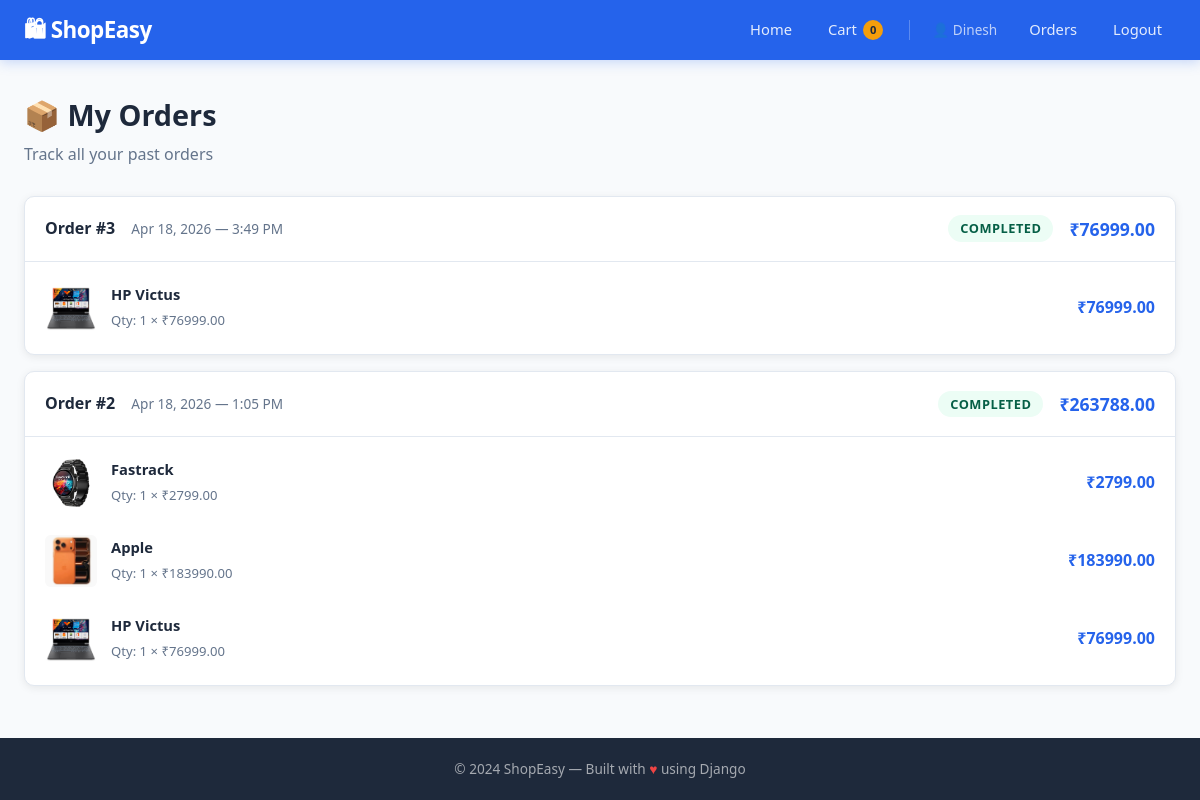
Screenshot of /orders/ (signed in) with the database file from the repository.
### store/models.py (models this page shows, shortened)
class Order(models.Model):
    STATUS_CHOICES = [
        ('pending', 'Pending'),
        ('completed', 'Completed'),
        ('cancelled', 'Cancelled'),
    ]
    user = models.ForeignKey(User, on_delete=models.CASCADE)
    created_at = models.DateTimeField(auto_now_add=True)
    status = models.CharField(max_length=20, choices=STATUS_CHOICES, default='pending')
    total_price = models.DecimalField(max_digits=10, decimal_places=2, default=0)

class OrderItem(models.Model):
    order = models.ForeignKey(Order, related_name='items', on_delete=models.CASCADE)
    product = models.ForeignKey(Product, on_delete=models.CASCADE)
    quantity = models.IntegerField(default=1)
    price = models.DecimalField(max_digits=10, decimal_places=2)
    def get_total_price(self):
        return self.price * self.quantity

class Product(models.Model):
    name = models.CharField(max_length=200)
    description = models.TextField()
    price = models.DecimalField(max_digits=10, decimal_places=2)
    image = models.ImageField(upload_to='products/', blank=True, null=True)
    stock = models.IntegerField(default=10)
    created_at = models.DateTimeField(auto_now_add=True)
    @property
    def image_url(self):
        if self.image:
            return self.image.url
        return f"https://picsum.photos/seed/{self.id}/400/300"

### store/views.py (the view)
# urls.py: path('orders/', views.orders, name='orders'),
@login_required
def orders(request):
    user_orders = Order.objects.filter(user=request.user).order_by('-created_at')
    return render(request, 'store/orders.html', {'orders': user_orders})

### store/context_processors.py (called while the page is built)
def cart_count(request):
    cart = request.session.get('cart', {})
    count = sum(item['quantity'] for item in cart.values())
    return {'cart_count': count}

### store/templates/store/orders.html (shortened to what this page needs)
{% extends 'store/base.html' %}
{% block content %}
<div class="page-header">
    <h1>📦 My Orders</h1>
    <p>Track all your past orders</p>
</div>
{% if orders %}
    {% for order in orders %}
    <div class="order-card card">
        <div class="order-header">
            <div>
                <span class="order-id">Order #{{ order.id }}</span>
                <span class="order-date">{{ order.created_at|date:"M d, Y — g:i A" }}</span>
            </div>
            <div class="order-right">
                <span class="status-badge status-{{ order.status }}">{{ order.get_status_display }}</span>
                <span class="order-total">₹{{ order.total_price }}</span>
            </div>
        </div>
        <div class="order-items">
            {% for item in order.items.all %}
            <div class="order-item">
                <img src="{{ item.product.image_url }}" alt="{{ item.product.name }}">
                <div class="item-details">
                    <strong>{{ item.product.name }}</strong>
                    <span class="item-meta">Qty: {{ item.quantity }} × ₹{{ item.price }}</span>
                </div>
                <span class="item-subtotal">₹{{ item.get_total_price }}</span>
            </div>
            {% endfor %}
        </div>
    </div>
    {% endfor %}
{% endif %}
{% endblock %}

### store/templates/store/base.html (shortened to what this page needs)
<!DOCTYPE html>
<html lang="en">
<head>
    {% load static %}
</head>
<body>
<nav>
    <a href="{% url 'home' %}" class="nav-brand">🛍 ShopEasy</a>
    <div class="nav-links">
        <a href="{% url 'home' %}">Home</a>
        <a href="{% url 'cart' %}" class="cart-badge">
            Cart <span class="badge">{{ cart_count }}</span>
        </a>
        {% if user.is_authenticated %}
            <span class="user-info">👤 {{ user.username }}</span>
            <a href="{% url 'orders' %}">Orders</a>
            <a href="{% url 'logout' %}">Logout</a>
        {% else %}
            <a href="{% url 'login' %}">Login</a>
            <a href="{% url 'register' %}">Register</a>
        {% endif %}
    </div>
</nav>
<main>{% block content %}{% endblock %}</main>
<footer>
    <p>© 2024 ShopEasy — Built with <span>♥</span> using Django</p>
</footer>
</body>
</html>

### store/templates/store/base.html (style rules this page uses)
*, *::before, *::after { box-sizing: border-box; margin: 0; padding: 0; }
:root { --primary: #2563eb; --primary-dark: #1d4ed8; --accent: #f59e0b; --danger: #ef4444; --success: #10b981; --bg: #f8fafc; --surface: #ffffff; --border: #e2e8f0; --text: #1e293b; --text-muted: #64748b; --shadow: 0 2px 8px rgba(0,0,0,0.08); --radius: 10px; }
body { font-family: 'Segoe UI', system-ui, sans-serif; background: var(--bg); color: var(--text); line-height: 1.6; min-height: 100vh; display: flex; flex-direction: column; }
a { color: var(--primary); text-decoration: none; }
img { max-width: 100%; display: block; }
nav { background: var(--primary); color: white; padding: 0 24px; display: flex; align-items: center; justify-content: space-between; height: 60px; box-shadow: 0 2px 12px rgba(37,99,235,0.25); position: sticky; top: 0; z-index: 100; }
.nav-brand { font-size: 1.4rem; font-weight: 700; color: white; letter-spacing: -0.5px; }
.nav-links { display: flex; align-items: center; gap: 8px; }
.nav-links a { color: rgba(255,255,255,0.88); padding: 6px 14px; border-radius: 6px; font-size: 0.92rem; font-weight: 500; transition: background 0.15s; }
.cart-badge { display: inline-flex; align-items: center; gap: 6px; }
.badge { background: var(--accent); color: #1e293b; font-size: 0.7rem; font-weight: 700; padding: 1px 7px; border-radius: 999px; min-width: 20px; text-align: center; }
.user-info { color: rgba(255,255,255,0.7); font-size: 0.85rem; padding: 6px 10px; }
main { flex: 1; max-width: 1200px; margin: 0 auto; padding: 32px 24px; width: 100%; }
.card { background: var(--surface); border: 1px solid var(--border); border-radius: var(--radius); box-shadow: var(--shadow); overflow: hidden; }
.page-header { margin-bottom: 28px; }
.page-header h1 { font-size: 1.8rem; font-weight: 700; color: var(--text); }
.page-header p { color: var(--text-muted); margin-top: 4px; }
footer { background: var(--text); color: rgba(255,255,255,0.6); text-align: center; padding: 20px; font-size: 0.85rem; margin-top: auto; }
footer span { color: #ef4444; }

### store/templates/store/orders.html (style rules this page uses)
.order-card { margin-bottom: 16px; }
.order-header { display: flex; justify-content: space-between; align-items: center; padding: 18px 20px; border-bottom: 1px solid var(--border); flex-wrap: wrap; gap: 10px; }
.order-id { font-weight: 700; font-size: 1rem; margin-right: 12px; }
.order-date { font-size: 0.85rem; color: var(--text-muted); }
.order-right { display: flex; align-items: center; gap: 16px; }
.order-total { font-weight: 700; font-size: 1.1rem; color: var(--primary); }
.status-badge { padding: 3px 12px; border-radius: 999px; font-size: 0.8rem; font-weight: 700; text-transform: uppercase; letter-spacing: 0.5px; }
.status-completed { background: #ecfdf5; color: #065f46; }
.order-items { padding: 12px 20px; display: flex; flex-direction: column; gap: 10px; }
.order-item { display: flex; align-items: center; gap: 14px; padding: 8px 0; }
.order-item img { width: 52px; height: 52px; border-radius: 6px; object-fit: cover; }
.item-details { flex: 1; }
.item-details strong { display: block; font-size: 0.92rem; }
.item-meta { font-size: 0.82rem; color: var(--text-muted); }
.item-subtotal { font-weight: 700; color: var(--primary); }

### rows the page displays
Order: id "3", created_at "Apr 18, 2026 — 3:49 PM", status "COMPLETED", total_price "76999.00"
OrderItem: product.image_url (picture), product.name "HP Victus", quantity "1", price "76999.00", get_total_price "76999.00"
Order: id "2", created_at "Apr 18, 2026 — 1:05 PM", status "COMPLETED", total_price "263788.00"
OrderItem: product.image_url (picture), product.name "Fastrack", quantity "1", price "2799.00", get_total_price "2799.00"
OrderItem: product.image_url (picture), product.name "Apple", quantity "1", price "183990.00", get_total_price "183990.00"
OrderItem: product.image_url (picture), product.name "HP Victus", quantity "1", price "76999.00", get_total_price "76999.00"

### other values shown
{{ cart_count }} "0"
{{ user.username }} "Dinesh"
